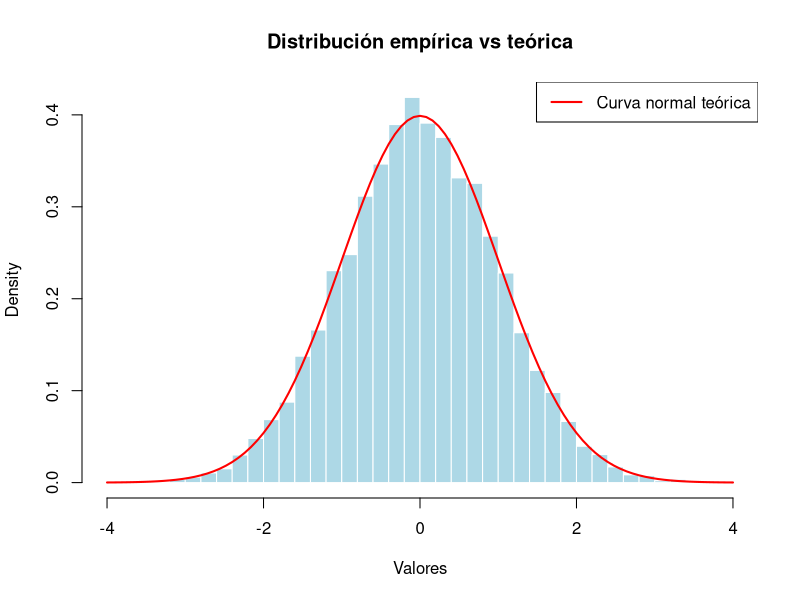

Write R code to recreate this figure.
# Establecer semilla para reproducibilidad
set.seed(123)

# Generar muestra de 10,000 números con distribución normal estándar
muestra <- rnorm(10000, mean = 0, sd = 1)

# Calcular estadísticos muestrales
media_muestral <- mean(muestra)
desviacion_muestral <- sd(muestra)

# Mostrar resultados
cat("Media muestral:", media_muestral, "\n")
cat("Desviación estándar muestral:", desviacion_muestral, "\n")

# Graficar histograma con curva teórica
hist(muestra, breaks = 50, probability = TRUE,
     main = "Distribución empírica vs teórica",
     xlab = "Valores", col = "lightblue", border = "white")

# Agregar curva teórica de la normal estándar
curve(dnorm(x, mean = 0, sd = 1), col = "red", lwd = 2, add = TRUE)
legend("topright", legend = c("Curva normal teórica"), col = "red", lwd = 2)

